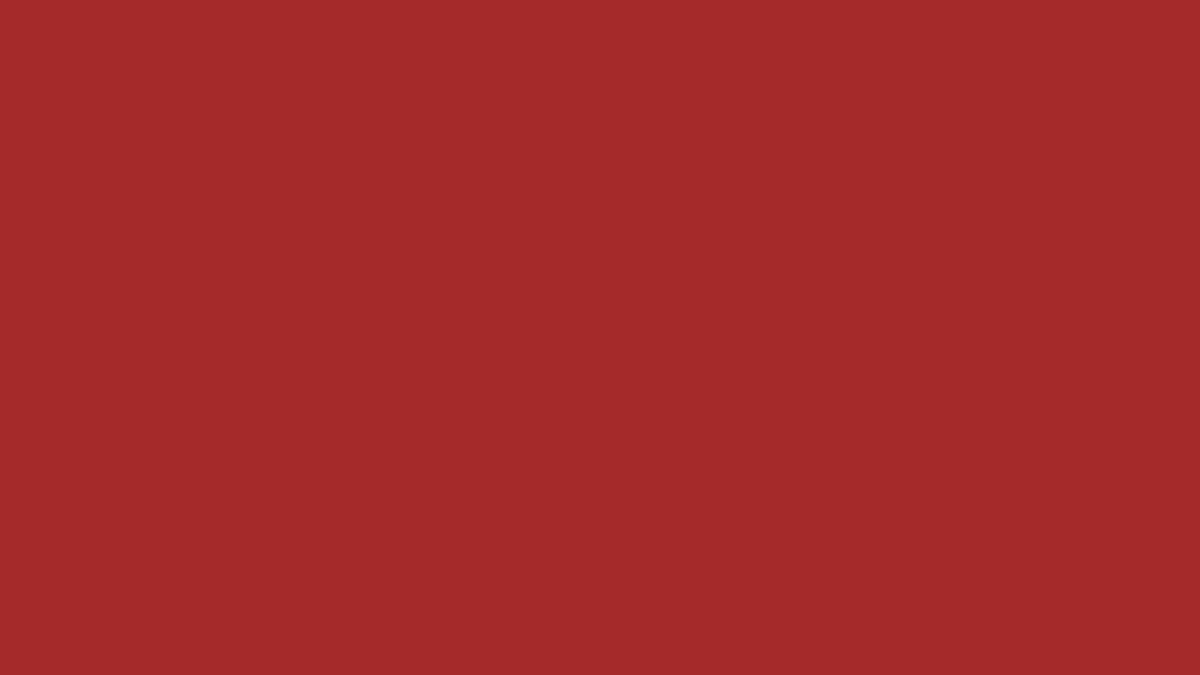
Frame 1 (no input)
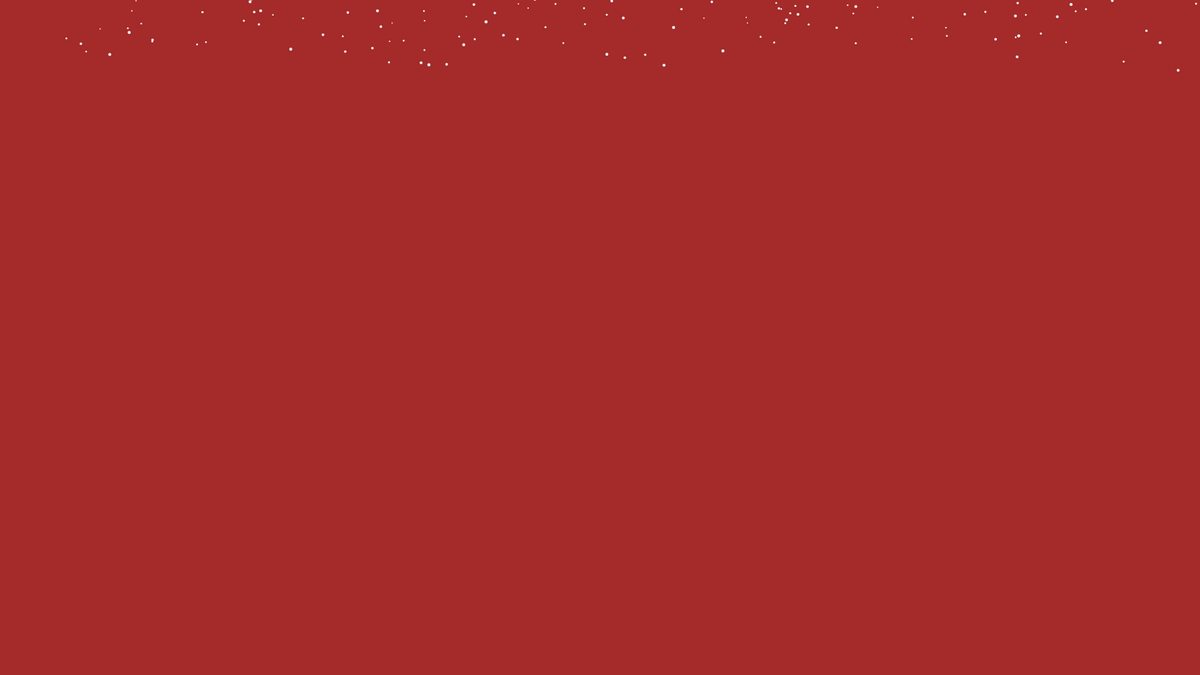
Frame 60 (no input)
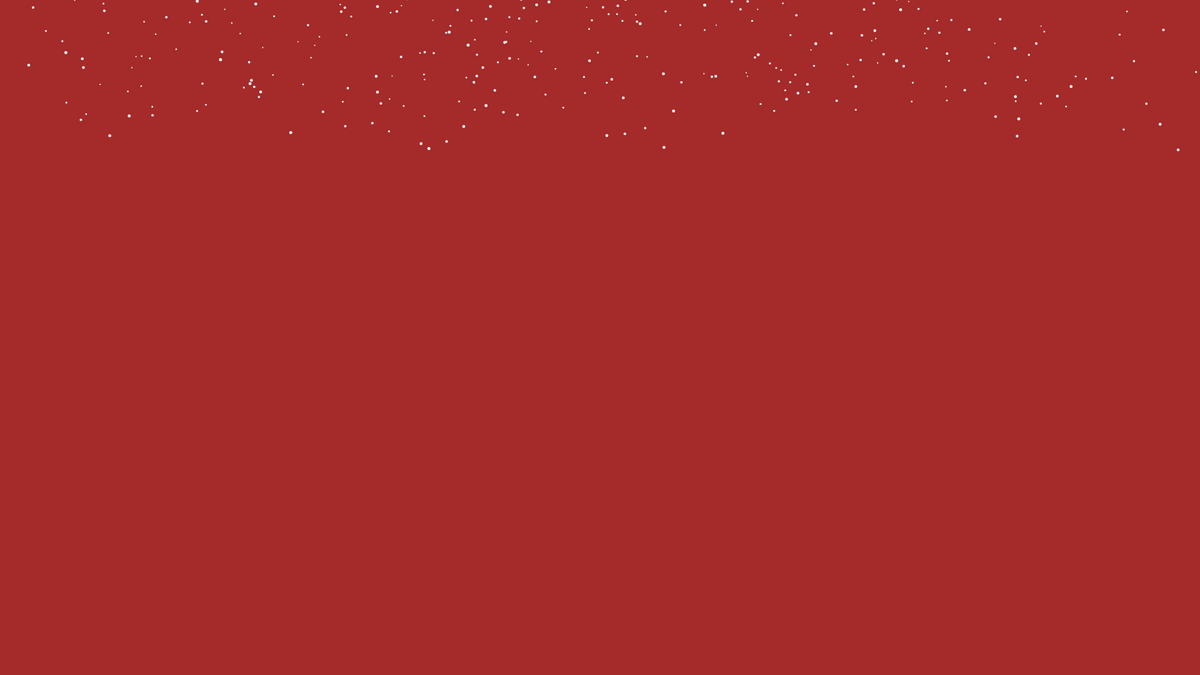
Frame 120 (the mouse pressed at the canvas centre since frame 60)

The p5.js sketch that drew these frames (run headless with seeded random() and noise() and a simulated clock; from frame 60 on, the mouse is pressed at the canvas centre):

// p5.js sketch
// ── sketch.js

let snowflakes = []; // array to hold snowflake objects

function setup() {
  createCanvas(1920, 1080);
  fill(240);
  noStroke();
}

function draw() {
  background('brown');
  let t = 2.0; //frameCount / 60; // update time

  // create a random number of snowflakes each frame
  for (let i = 0; i < random(5); i++) {
    snowflakes.push(new snowflake()); // append snowflake object
  }

  // loop through snowflakes with a for..of loop
  for (let flake of snowflakes) {
    flake.update(t); // update snowflake position
    flake.display(); // draw snowflake
  }
}

// snowflake class
function snowflake() {
  // initialize coordinates
  this.posX = 0;
  this.posY = random(-50, 0);
  this.initialangle = random(0, 2 * PI);
  this.size = random(2, 5);

  // radius of snowflake spiral
  // chosen so the snowflakes are uniformly spread out in area
  this.radius = sqrt(random(pow(width / 2, 2)));

  this.update = function(time) {
    // x position follows a circle
    let w = 0.6; // angular speed
    let angle = w * time + this.initialangle;
    this.posX = width / 2 + this.radius * sin(angle);

    // different size snowflakes fall at slightly different y speeds
    this.posY += pow(this.size, 0.5);

    // delete snowflake if past end of screen
    if (this.posY > height) {
      let index = snowflakes.indexOf(this);
      snowflakes.splice(index, 1);
    }
  };

  this.display = function() {
    ellipse(this.posX, this.posY, this.size);
  };
}
